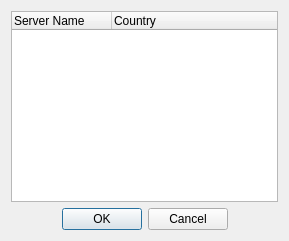
<ui version="4.0" >
 <class>ServerListDialog</class>
 <widget class="QDialog" name="ServerListDialog" >
  <property name="geometry" >
   <rect>
    <x>0</x>
    <y>0</y>
    <width>289</width>
    <height>241</height>
   </rect>
  </property>
  <property name="windowTitle" >
   <string>Server List</string>
  </property>
  <layout class="QGridLayout" name="gridLayout" >
   <item row="0" column="0" >
    <widget class="QTreeWidget" name="treeWidget_serverList" >
     <property name="alternatingRowColors" >
      <bool>true</bool>
     </property>
     <property name="rootIsDecorated" >
      <bool>false</bool>
     </property>
     <column>
      <property name="text" >
       <string>Server Name</string>
      </property>
     </column>
     <column>
      <property name="text" >
       <string>Country</string>
      </property>
     </column>
    </widget>
   </item>
   <item row="1" column="0" >
    <widget class="QDialogButtonBox" name="buttonBox" >
     <property name="orientation" >
      <enum>Qt::Horizontal</enum>
     </property>
     <property name="standardButtons" >
      <set>QDialogButtonBox::Cancel|QDialogButtonBox::Ok</set>
     </property>
     <property name="centerButtons" >
      <bool>true</bool>
     </property>
    </widget>
   </item>
  </layout>
 </widget>
 <resources/>
 <connections>
  <connection>
   <sender>buttonBox</sender>
   <signal>accepted()</signal>
   <receiver>ServerListDialog</receiver>
   <slot>accept()</slot>
   <hints>
    <hint type="sourcelabel" >
     <x>248</x>
     <y>254</y>
    </hint>
    <hint type="destinationlabel" >
     <x>157</x>
     <y>274</y>
    </hint>
   </hints>
  </connection>
  <connection>
   <sender>buttonBox</sender>
   <signal>rejected()</signal>
   <receiver>ServerListDialog</receiver>
   <slot>reject()</slot>
   <hints>
    <hint type="sourcelabel" >
     <x>316</x>
     <y>260</y>
    </hint>
    <hint type="destinationlabel" >
     <x>286</x>
     <y>274</y>
    </hint>
   </hints>
  </connection>
 </connections>
</ui>
